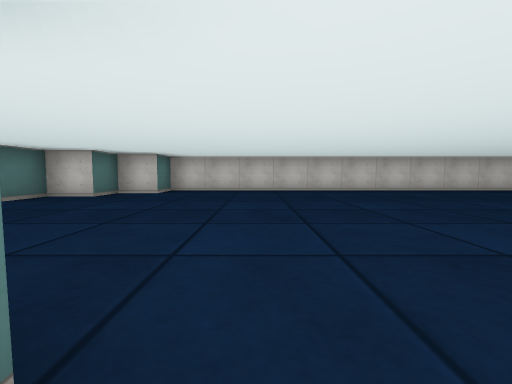
[1] (above)

12 first-person views from a walk through a cub3D ray-caster map. The camera is about half as high as the walls, tilts 4° down and sees 90° across. The floor is counted in squares. Each view is taken from the middle of a square. On the plan, view 1 faces up. The plan holds only what a view shows up to about 9 squares ahead; the rest is blank.

[2]
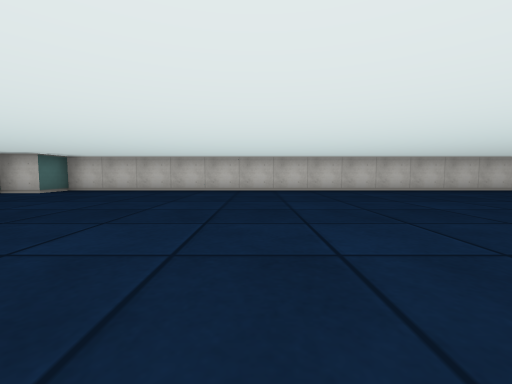

[3]
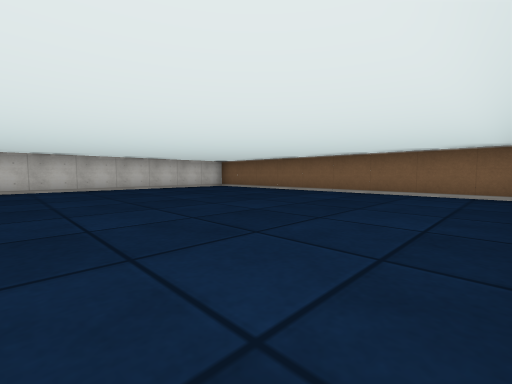

[4]
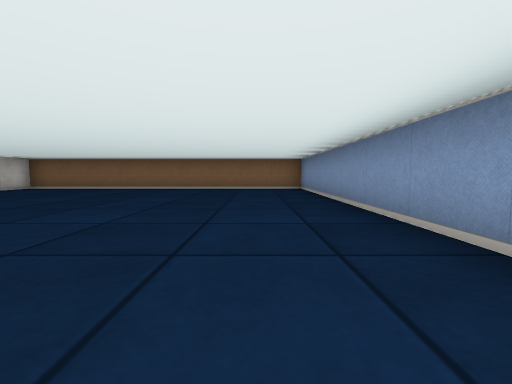

[5]
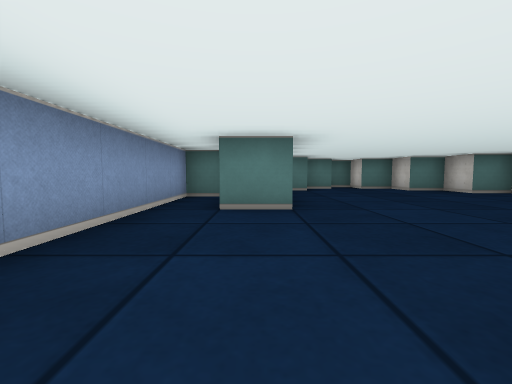

[6]
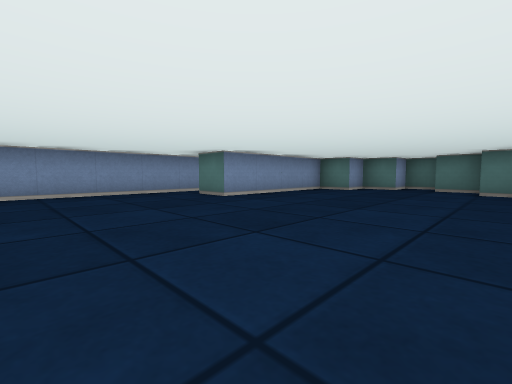

[7]
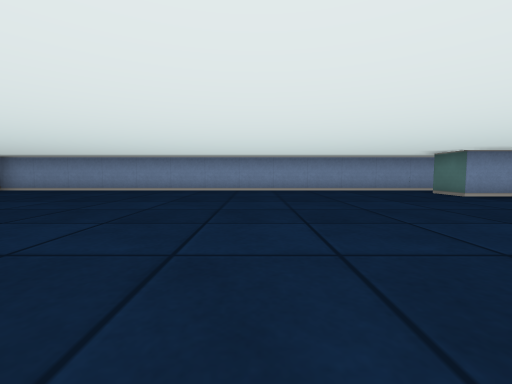

[8]
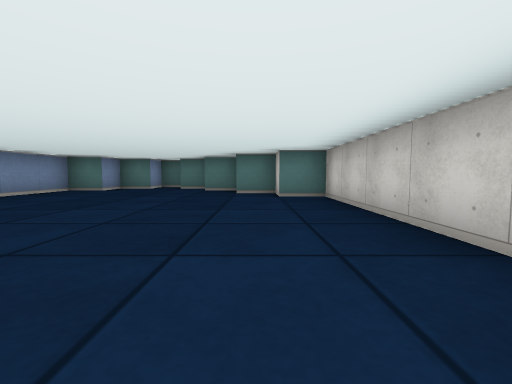

[9]
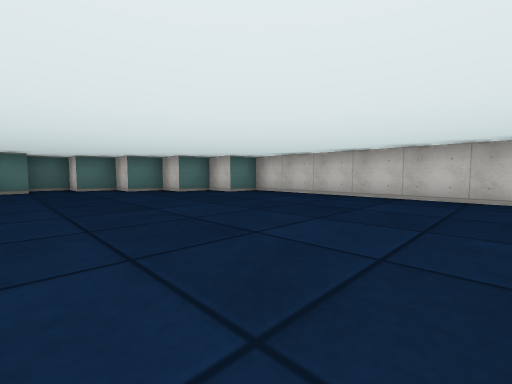

[10]
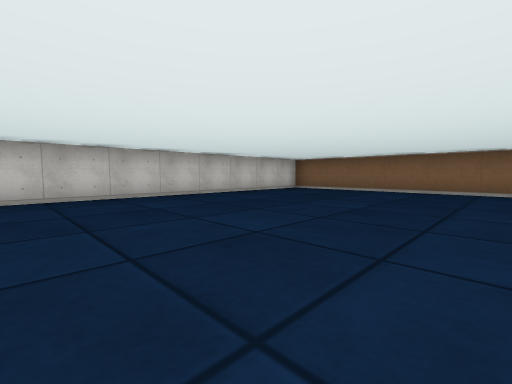

[11]
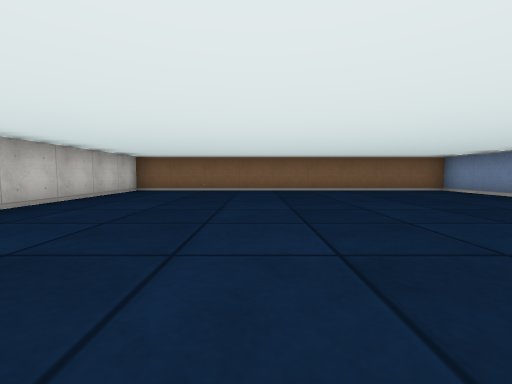

[12]
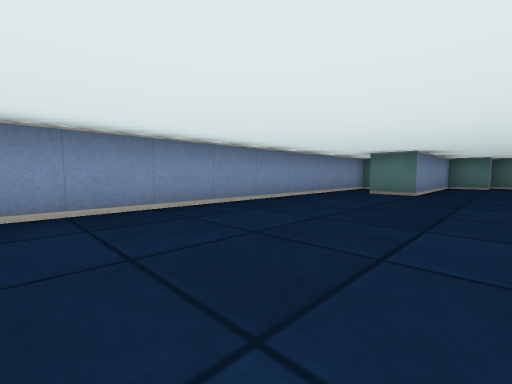

### Floor plan
Points are (right, up) in squares from view 1. A wall is a line through its corners. A room is listed if a view was taken in it or the views show most of it. See-through windows are left out.
Room 1 (views 1, 2, 3, 4, 5, 6, 7, 8, 9, 10, 11, 12)
walls: (-2.5, -0.8) (-2.5, -1.5) (11.5, -1.5) (11.5, 7.5) (-2.5, 7.5) (-2.5, 6.5) (-3.5, 6.5) (-3.5, 5.5) (-4.5, 5.5) (-4.5, 4.5) (-5.5, 4.5) (-5.5, 3.5) (-6.5, 3.5) (-6.5, 2.5) (-5.5, 2.5) (-5.5, 1.5) (-4.5, 1.5) (-4.5, 0.5) (-0.5, 0.5) (-0.5, -0.5)

Where each view was taken, in squares from view 1:
view 1: 0 up, 0 right, facing up
view 2: 0 up, 3 right, facing up
view 3: 1 down, 5 right, facing up-right
view 4: 0 up, 3 right, facing right
view 5: 0 up, 3 right, facing left
view 6: 5 up, 3 right, facing down-left
view 7: 6 up, 4 right, facing down
view 8: 6 up, 3 right, facing left
view 9: 2 up, 3 right, facing up-left
view 10: 2 up, 4 right, facing up-right
view 11: 4 up, 4 right, facing right
view 12: 2 up, 6 right, facing down-left
